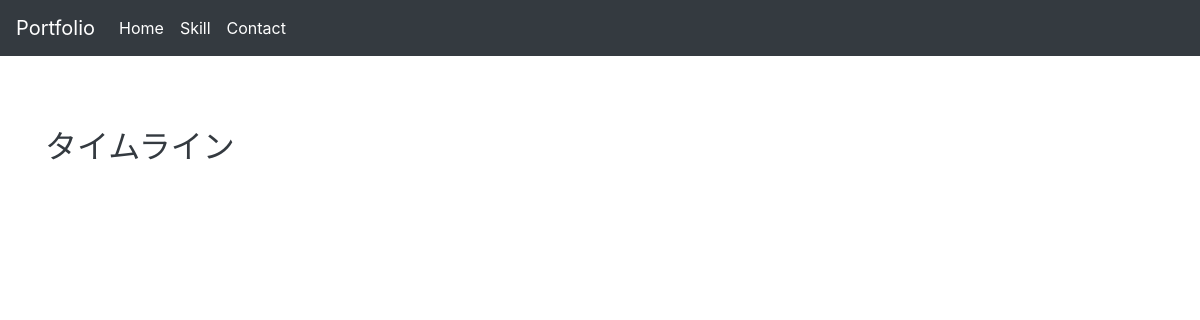
/post/index (signed in), run on an earlier commit of the app's database.
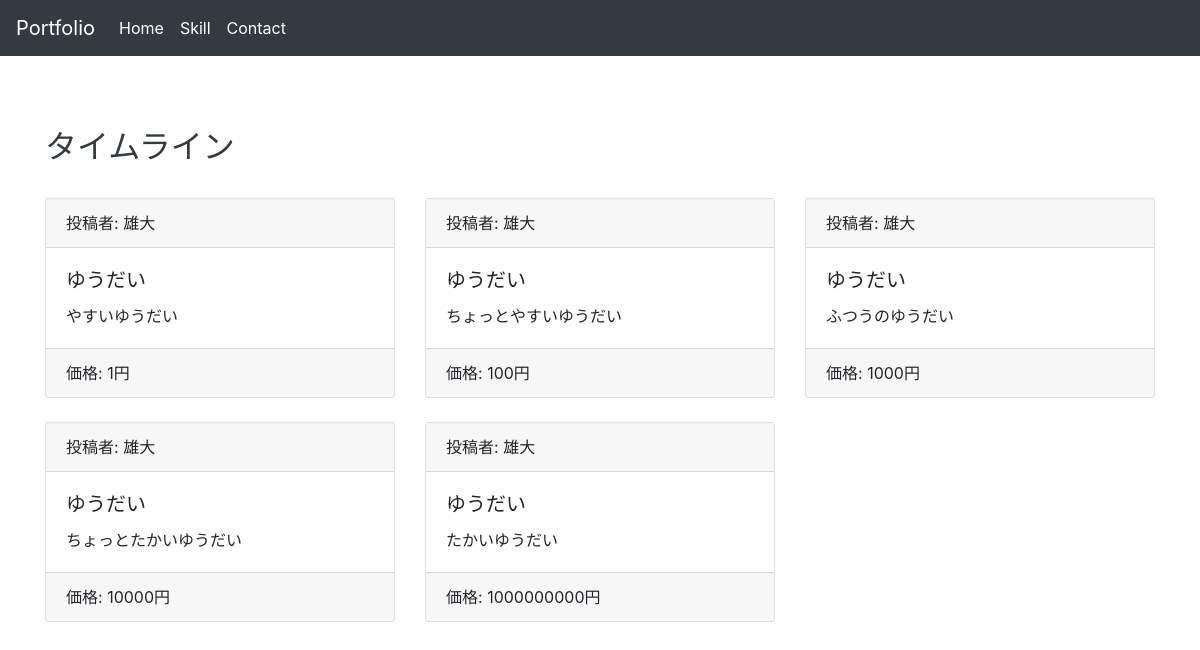
And on a later commit of the database.
### tables this page shows
CREATE TABLE post (id INTEGER PRIMARY KEY AUTOINCREMENT,title,price,body,user_id,store_id,state,created_at DEFAULT (DATETIME('now','localtime')) );

CREATE TABLE user (id INTEGER PRIMARY KEY AUTOINCREMENT,userName,email,passwordHash,state,created_at DEFAULT (DATETIME('now','localtime')) );

### app.py (the view)
@app.route('/post/index', methods=['GET'])
def read_all_post():
    if not user_controller.user_login_check_flag():
        return redirect(url_for('login'))
    return post_controller.read_all()

### common/models/post.py (called while the page is built)
    def get_all_posts(self):
        self.table.set_table(self.conn,Posts.table_name)
        rows = self.table.select_table(self.conn)
        return rows

### common/models/user.py (called while the page is built)
    def get_user_info(self,id):
        condition = f"id={id}"
        self.user_table.set_table(self.conn,User.table_name)
        tmp = self.user_table.select_table(self.conn,condition)
        if not tmp:
            return None
        user_info = tmp[0]
        return user_info

### controllers/post_controller.py (called while the page is built)
    def read_all(self):
        post_list = self.posts.get_all_posts()
        user_list = []
        for post in post_list:
            user = User()
            user_info = user.get_user_info(post[4])
            user_list.append(user_info)
        posts_users = zip(post_list, user_list)
        return render_template('post/timeline.html',posts_users = posts_users)

### controllers/user_controller.py (called while the page is built)
    def user_login_check_flag(self):
        if 'user_id' in session:
            return True
        else:
            return False

### db/database.py (called while the page is built)
    def create_connection(self,db_file):
        conn = None
        try:
            conn = sqlite3.connect(db_file,check_same_thread=False)
        except Error as e:
            print(e)
        return conn

    def set_table(self,conn,table_name):
        info = None
        cor = conn.cursor()
        try:
            info_sql = cor.execute('PRAGMA table_info({})'.format(table_name))
        except Error as e:
            print(e)
        else:
            self.table_name = table_name
            info = info_sql.fetchall()
            print(info)
            self.column_detail = []
            for i in range(len(info)-1):
                if i != 0:
                    self.column_detail.append([info[i][1],info[i][2]])

    def check_table(self,conn,table_name):
        cor = conn.cursor()
        cor.execute("SELECT name FROM sqlite_master WHERE type='table';")
        info = cor.fetchall()
        for table in info:
            if table[0] == table_name:
                return True
        return False

    def select_table(self,conn :Connection, condition = ""):
        cor = conn.cursor()
        if condition == "":
            print(f"SELECT * FROM {self.table_name}")
            cor.execute(f"SELECT * FROM {self.table_name}")
        else:
            print(f"SELECT * FROM {self.table_name} WHERE {condition}")
            cor.execute(f"SELECT * FROM {self.table_name} WHERE {condition}")
        rows = cor.fetchall()
        return rows

### templates/post/timeline.html (shortened to what this page needs)
<!DOCTYPE html>
<html lang="ja">
  <head>
    <link
      rel="stylesheet"
      href="https://stackpath.bootstrapcdn.com/bootstrap/4.5.2/css/bootstrap.min.css"
    />
  </head>
  <body>
    <nav
      class="navbar navbar-expand-lg navbar-light text-dark bg-dark"
      id="home"
    >
      <a class="navbar-brand text-white" href="#">Portfolio</a>
      <div class="collapse navbar-collapse" id="navbarNav">
        <ul class="navbar-nav">
          <li class="nav-item active">
            <a class="nav-link text-white" href="#home"
              >Home <span class="sr-only">(current)</span></a
            >
          </li>
          <li class="nav-item">
            <a class="nav-link text-white" href="#skill">Skill</a>
          </li>
          <li class="nav-item">
            <a class="nav-link text-white" href="#contact">Contact</a>
          </li>
        </ul>
      </div>
    </nav>
    <div class="container my-5" id="skill">
      <h2 class="py-4 text-dark">タイムライン</h2>
      <div class="row row-cols-1 row-cols-md-3">
        {% for post, user in posts_users %}
        <div class="col mb-4">
          <div class="card">
            <div class="card-header">投稿者: {{ user.1 }}</div>
            <div class="card-body">
              <h5 class="card-title">{{ post.1 }}</h5>
              <p class="card-text">{{ post.3 }}</p>
            </div>
            <div class="card-footer">価格: {{ post.2 }}円</div>
          </div>
        </div>
        {% endfor %}
      </div>
    </div>
  </body>
</html>

What changed in the data, as far as the page shows it:
added post: userName "雄大", title "ゆうだい", body "やすいゆうだい", price "1"
added post: userName "雄大", title "ゆうだい", body "ちょっとやすいゆうだい", price "100"
added post: userName "雄大", title "ゆうだい", body "ふつうのゆうだい", price "1000"
added post: userName "雄大", title "ゆうだい", body "ちょっとたかいゆうだい", price "10000"
added post: userName "雄大", title "ゆうだい", body "たかいゆうだい", price "1000000000"
